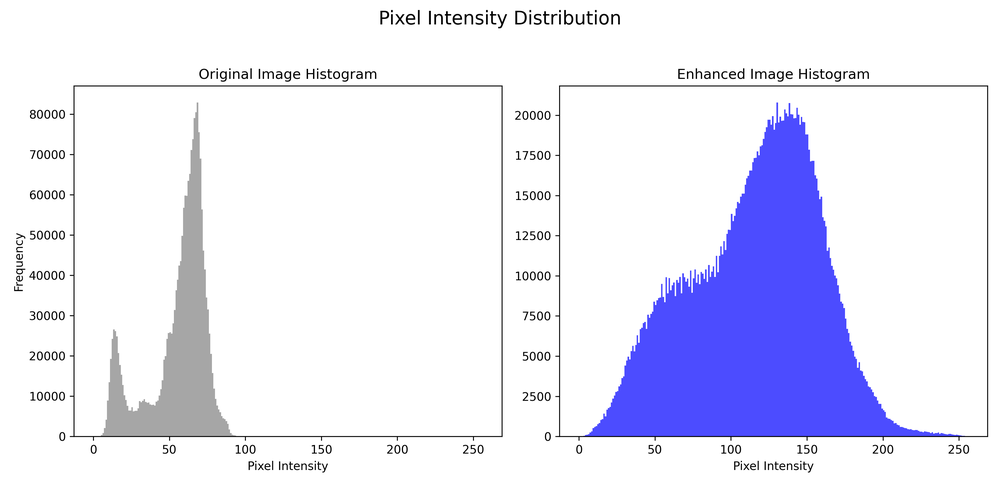
#> input picture Image_Processing/frangi/input_gray_clahe_medianblur_histogram.png, 1000 x 500 px, shrunk from 3600 x 1800 before the run; its folder holds only this picture in this run
$ python frangi.py input_gray_clahe_medianblur_histogram.png out   (older library calls are emulated)
#> lines starting #> are read from the running program, lines starting #| are printed output that depends on the picture
#> in run_vein_detection, image is the input picture: shape (500, 1000, 3); mean B, G, R 248.5, 230.9, 230.9
import cv2
import numpy as np
import os
import sys
import time
import matplotlib.pyplot as plt
from datetime import datetime

def enhance_veins_with_gabor(image, ksize=31, sigma=4.0, lambd=10.0, gamma=0.5):
    """
    Enhance vein-like structures using a Gabor filter bank.
    """
#> called with ksize = 31, sigma = 4, lambd = 10, gamma = 0.5
    if len(image.shape) == 3:
        gray = cv2.cvtColor(image, cv2.COLOR_BGR2GRAY)
    else:
        gray = image

    filters = []
    num_filters = 16
    for theta in np.arange(0, np.pi, np.pi / num_filters):
        kern = cv2.getGaborKernel((ksize, ksize), sigma, theta, lambd, gamma, 0, ktype=cv2.CV_32F)
        kern /= 1.5 * kern.sum()
        filters.append(kern)

    accum = np.zeros_like(gray, dtype=np.float32)
    for kern in filters:
        fimg = cv2.filter2D(gray, cv2.CV_32F, kern)
        np.maximum(accum, fimg, accum)
#> this loop made 16 passes
#> pass 1, in enhance_veins_with_gabor, `fimg = cv2.filter2D(gray, cv2.CV_32F, kern)`:
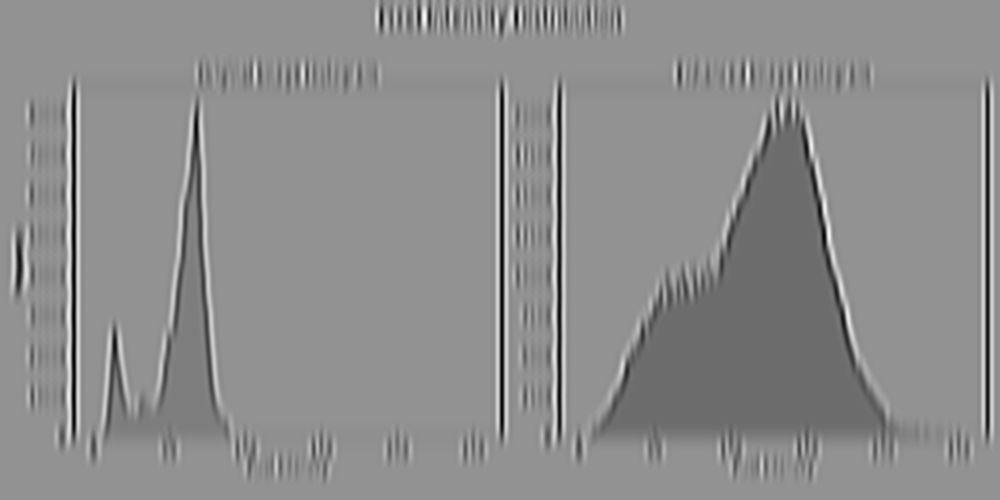
#> fimg: shape (500, 1000) float32; min -242.4, max 476.5, mean 155.2; drawn with min black and max white
#> after the loop:
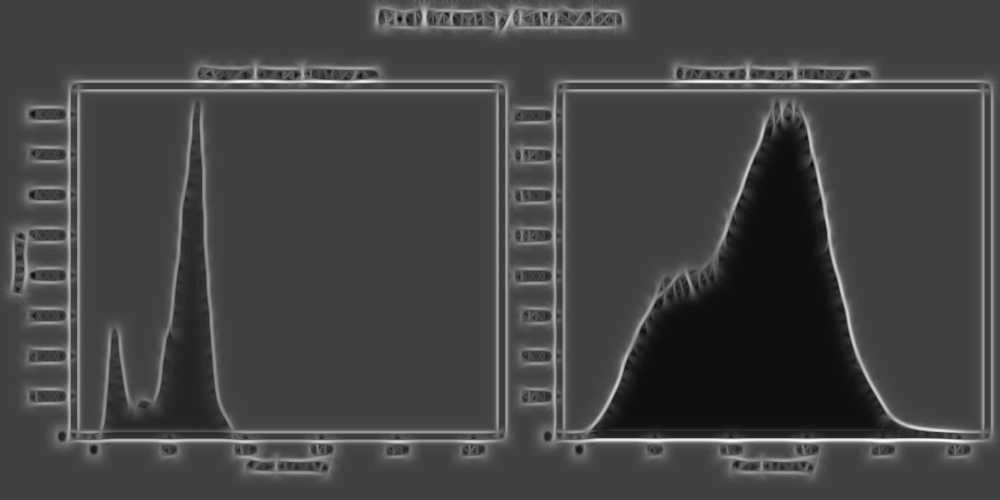
#> accum: shape (500, 1000) float32; min 30.53, max 571.9, mean 177.8; drawn with min black and max white

    accum = cv2.normalize(accum, None, 0, 255, cv2.NORM_MINMAX).astype(np.uint8)

    clahe = cv2.createCLAHE(clipLimit=2.0, tileGridSize=(8,8))
    final_image = clahe.apply(accum)
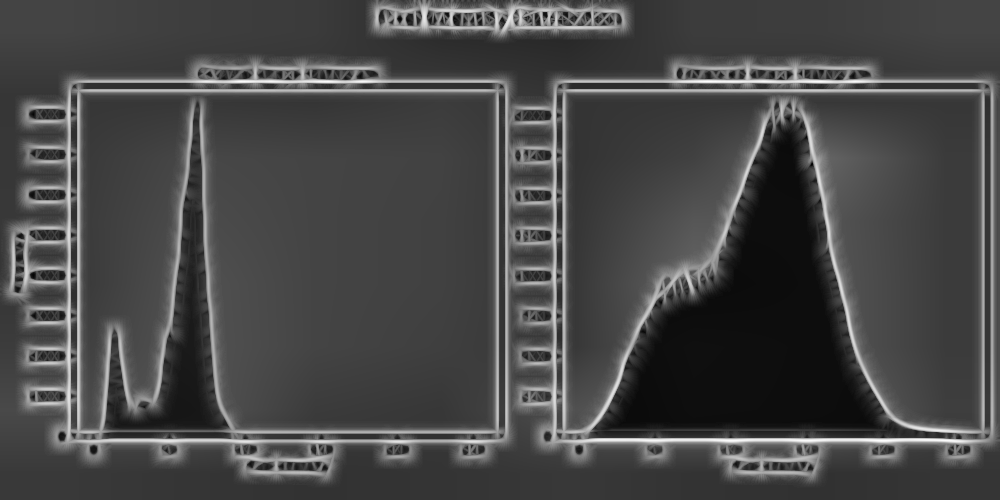
#> final_image: shape (500, 1000); min 1, max 255, mean 72.1

    return final_image

def create_histogram_analysis(original, enhanced, save_path):
    """Generate and save a histogram comparison plot."""
    plt.figure(figsize=(12, 6))
    plt.subplot(1, 2, 1)
    plt.hist(original.ravel(), 256, [0, 256], color='gray', alpha=0.7)
    plt.title('Original Image Histogram')
    plt.xlabel('Pixel Intensity')
    plt.ylabel('Frequency')

    plt.subplot(1, 2, 2)
    plt.hist(enhanced.ravel(), 256, [0, 256], color='blue', alpha=0.7)
    plt.title('Enhanced Image Histogram')
    plt.xlabel('Pixel Intensity')

    plt.suptitle('Pixel Intensity Distribution', fontsize=16)
    plt.tight_layout(rect=[0, 0.03, 1, 0.95])
    plt.savefig(save_path, dpi=300)
    plt.close()

def create_intensity_profile(original, enhanced, save_path):
    """Generate and save an intensity profile plot from the image center."""
    center_row = original.shape[0] // 2

    plt.figure(figsize=(12, 6))
    plt.plot(original[center_row, :], color='gray', label='Original', alpha=0.8)
    plt.plot(enhanced[center_row, :], color='blue', label='Enhanced', alpha=0.8)
    plt.title('Pixel Intensity Profile (Center Row)')
    plt.xlabel('Pixel Column')
    plt.ylabel('Intensity')
    plt.legend()
    plt.grid(True)
    plt.savefig(save_path, dpi=300)
    plt.close()

def calculate_metrics(image):
    """Calculate mean, std dev, and Michelson contrast."""
    mean = np.mean(image)
    std = np.std(image)
    min_val, max_val = np.min(image), np.max(image)
    contrast = (max_val - min_val) / (max_val + min_val) if (max_val + min_val) > 0 else 0
    return {
        "Mean": round(mean, 2),
        "Std Dev": round(std, 2),
        "Michelson Contrast": round(contrast, 4)
    }

def run_vein_detection(input_path, output_dir, output_format='jpg', quality=95):
    """
    Main function to run the vein detection and save outputs and research data.
    """
    if not os.path.isfile(input_path):
        raise FileNotFoundError(f"Error: Could not read image at {input_path}")

    image = cv2.imread(input_path)
    if image is None:
        raise ValueError(f"Could not read image at {input_path}")

    start_time = time.time()
    original_gray = cv2.cvtColor(image, cv2.COLOR_BGR2GRAY) if len(image.shape) == 3 else image
    veins_enhanced = enhance_veins_with_gabor(original_gray)
    processing_time = time.time() - start_time

    os.makedirs(output_dir, exist_ok=True)
    base_name = os.path.splitext(os.path.basename(input_path))[0]

    # --- Save Images ---
    output_path = os.path.join(output_dir, f"{base_name}_veins_enhanced.{output_format}")
    cv2.imwrite(output_path, veins_enhanced)

    comparison_path = os.path.join(output_dir, f"{base_name}_comparison.{output_format}")
    cv2.imwrite(comparison_path, np.hstack([original_gray, veins_enhanced]))
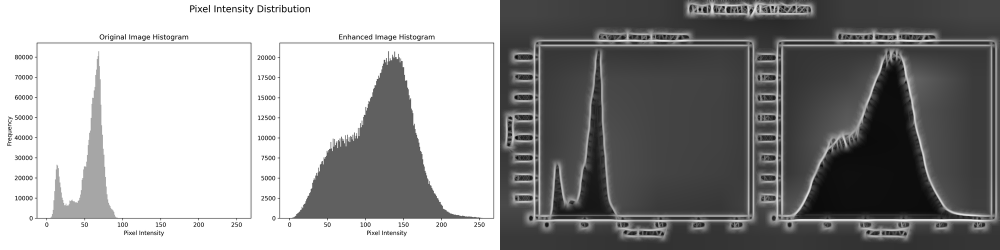
#> saved as input_gray_clahe_medianblur_histogram_comparison.jpg: shape (500, 2000) (shown at 1/2 size); min 0, max 255, mean 152.5

    overlay_path = os.path.join(output_dir, f"{base_name}_overlay.{output_format}")
    overlay_image = cv2.cvtColor(original_gray, cv2.COLOR_GRAY2BGR)
    red_mask = np.zeros_like(overlay_image)
#> red_mask: shape (500, 1000, 3); every value is 0
    red_mask[:, :, 2] = veins_enhanced
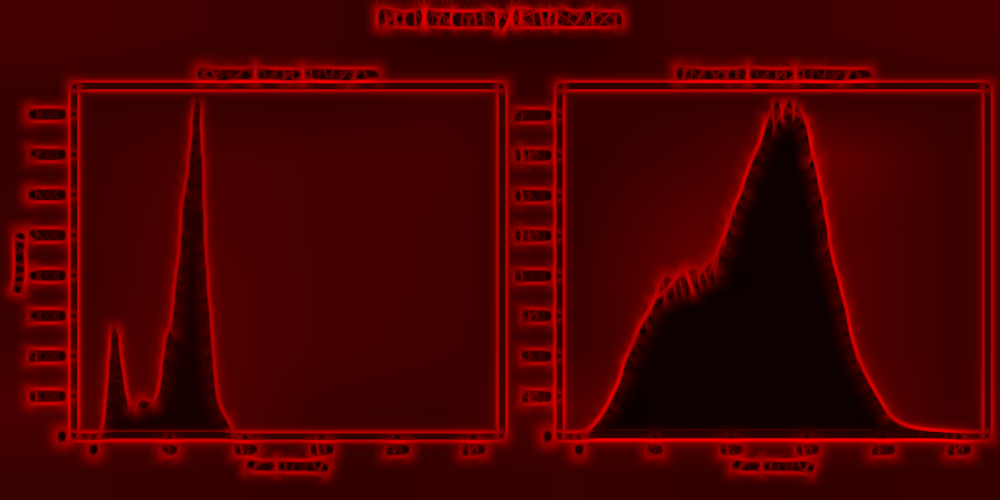
#> red_mask: shape (500, 1000, 3); mean B, G, R 0, 0, 72.1
    overlay_blended = cv2.addWeighted(overlay_image, 0.6, red_mask, 0.4, 0)
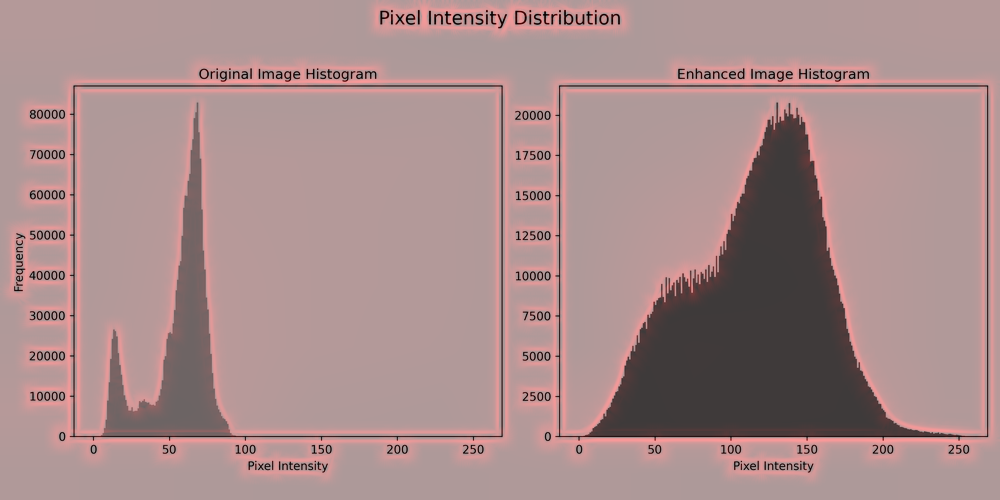
#> overlay_blended: shape (500, 1000, 3); mean B, G, R 139.8, 139.8, 168.5
    cv2.imwrite(overlay_path, overlay_blended)

    # --- Generate and Save Research Data ---
    histogram_path = os.path.join(output_dir, f"{base_name}_histogram.png")
    create_histogram_analysis(original_gray, veins_enhanced, histogram_path)

    profile_path = os.path.join(output_dir, f"{base_name}_intensity_profile.png")
    create_intensity_profile(original_gray, veins_enhanced, profile_path)
#> in create_intensity_profile, `plt.savefig(save_path, dpi=300)`:
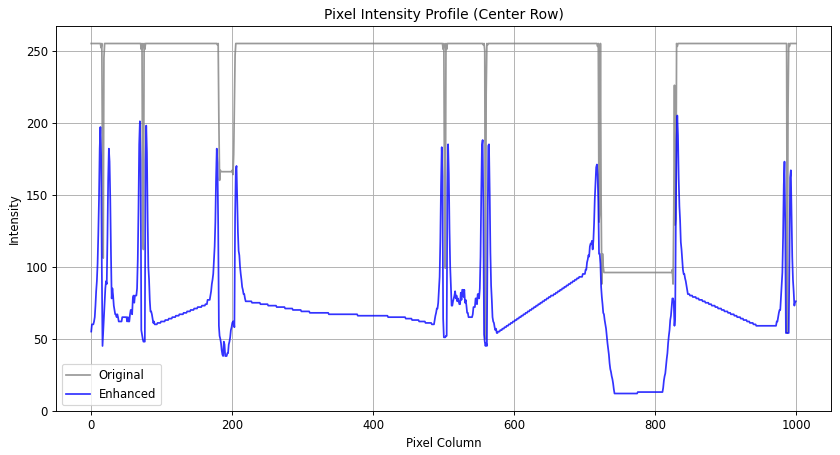
#> figure drawn by matplotlib, 1 panel; curve peaks at x = 0, y = 255; curve peaks at x = 831, y = 205

    # --- Calculate and Gather Metadata ---
    original_metrics = calculate_metrics(original_gray)
#> in calculate_metrics, `mean = np.mean(image)`: mean = 232.8
#> in calculate_metrics, `std = np.std(image)`: std = 54.01
#> in calculate_metrics, `min_val, max_val = np.min(image), np.max(image)`: min_val = 0; max_val = 255
#> in calculate_metrics, `contrast = (max_val - min_val) / (max_val + min_val) if (max_val + min..`: contrast = 1
#> original_metrics = {'Mean': 232.8, 'Std Dev': 54.01, 'Michelson Contrast': 1}
    enhanced_metrics = calculate_metrics(veins_enhanced)
#> enhanced_metrics = {'Mean': 72.08, 'Std Dev': 37.12, 'Michelson Contrast': 0}

    height, width = image.shape[:2]
#> height = 500; width = 1000
    info = {
        "Input Image Path": input_path,
        "Enhanced Vein Image Path": output_path,
        "Comparison Image Path": comparison_path,
        "Overlay Image Path": overlay_path,
        "Histogram Plot Path": histogram_path,
        "Intensity Profile Plot Path": profile_path,
        "Image Dimensions": (height, width),
        "Original Image Metrics": original_metrics,
        "Enhanced Image Metrics": enhanced_metrics,
        "Processing Time (ms)": round(processing_time * 1000, 2),
        "Processing Date": datetime.now().strftime("%Y-%m-%d %H:%M:%S")
    }

    return veins_enhanced, info

def experiment_with_parameters(input_path, output_dir):
    """
    Experiment with different Gabor filter parameters.
    """
    print("Starting Gabor filter parameter experimentation...")
    exp_dir = os.path.join(output_dir, "experiments")
    os.makedirs(exp_dir, exist_ok=True)
    base_name = os.path.splitext(os.path.basename(input_path))[0]

    sigmas = [4.0, 6.0, 8.0]
    lambdas = [10.0, 15.0, 20.0]

    fig, axes = plt.subplots(len(sigmas), len(lambdas), figsize=(16, 12))
    fig.suptitle('Gabor Filter Experiment (ksize=31, gamma=0.5)', fontsize=20)

    image = cv2.imread(input_path, cv2.IMREAD_GRAYSCALE)
    if image is None:
        raise ValueError(f"Could not read image at {input_path}")

    for i, sigma in enumerate(sigmas):
        for j, lambd in enumerate(lambdas):
            veins_enhanced = enhance_veins_with_gabor(image, sigma=sigma, lambd=lambd)
            ax = axes[i, j]
            ax.imshow(veins_enhanced, cmap='gray')
            ax.set_title(f'Sigma={sigma}, Lambda={lambd}')
            ax.axis('off')
            exp_path = os.path.join(exp_dir, f"{base_name}_s{sigma}_l{lambd}.jpg")
            cv2.imwrite(exp_path, veins_enhanced)

    plt.tight_layout(rect=[0, 0.03, 1, 0.95])
    grid_path = os.path.join(output_dir, f"{base_name}_parameter_grid.png")
    plt.savefig(grid_path, dpi=300)
    plt.close()

    print(f"Parameter experimentation complete. Individual results saved to {exp_dir}")
    print(f"Parameter grid saved to {grid_path}")

if __name__ == "__main__":
    if len(sys.argv) < 3:
        print("Usage: python vein_detector.py <input_image> <output_dir> [--experiment]")
        sys.exit(1)

    input_path = sys.argv[1]
    output_dir = sys.argv[2]

    if "--experiment" in sys.argv:
        try:
            experiment_with_parameters(input_path, output_dir)
        except Exception as e:
            print(f"An error occurred during experimentation: {e}")
            sys.exit(1)
    else:
        try:
            processed_img, metadata = run_vein_detection(input_path, output_dir)
#> metadata = 11 items
            print("\nVein detection complete. Metadata:")
            for key, value in metadata.items():
                if isinstance(value, dict):
                    print(f"- {key}:")
                    for sub_key, sub_value in value.items():
                        print(f"  - {sub_key}: {sub_value}")
                else:
                    print(f"- {key}: {value}")
#> this loop made 11 passes
#> key on passes 1 to 6: 'Input Image Path', 'Enhanced Vein Image Path', 'Comparison Image Path', 'Overlay Image Path', 'Histogram Plot Path', 'Intensity Profile Plot Path'
#> (key, value) on passes 7 to 11: ('Image Dimensions', (500, 1000)), ('Original Image Metrics', {'Mean': 232.8, 'Std Dev': 54.01, 'Michelson Contrast': 1}), ('Enhanced Image Metrics', {'Mean': 72.08, 'Std Dev': 37.12, 'Michelson Contrast': 0}), ('Processing Time (ms)', 358.3), ('Processing Date', '2026-11-21 01:40:13')
#| - Input Image Path: input_gray_clahe_medianblur_histogram.png
#| - Enhanced Vein Image Path: out/input_gray_clahe_medianblur_histogram_veins_enhanced.jpg
#| - Comparison Image Path: out/input_gray_clahe_medianblur_histogram_comparison.jpg
#| - Overlay Image Path: out/input_gray_clahe_medianblur_histogram_overlay.jpg
#| - Histogram Plot Path: out/input_gray_clahe_medianblur_histogram_histogram.png
#| - Intensity Profile Plot Path: out/input_gray_clahe_medianblur_histogram_intensity_profile.png
#| - Image Dimensions: (500, 1000)
#| - Original Image Metrics:
#|   - Mean: 232.85
#|   - Std Dev: 54.01
#> (further printed lines are left out)
        except Exception as e:
            print(f"An error occurred: {e}")
            sys.exit(1)
